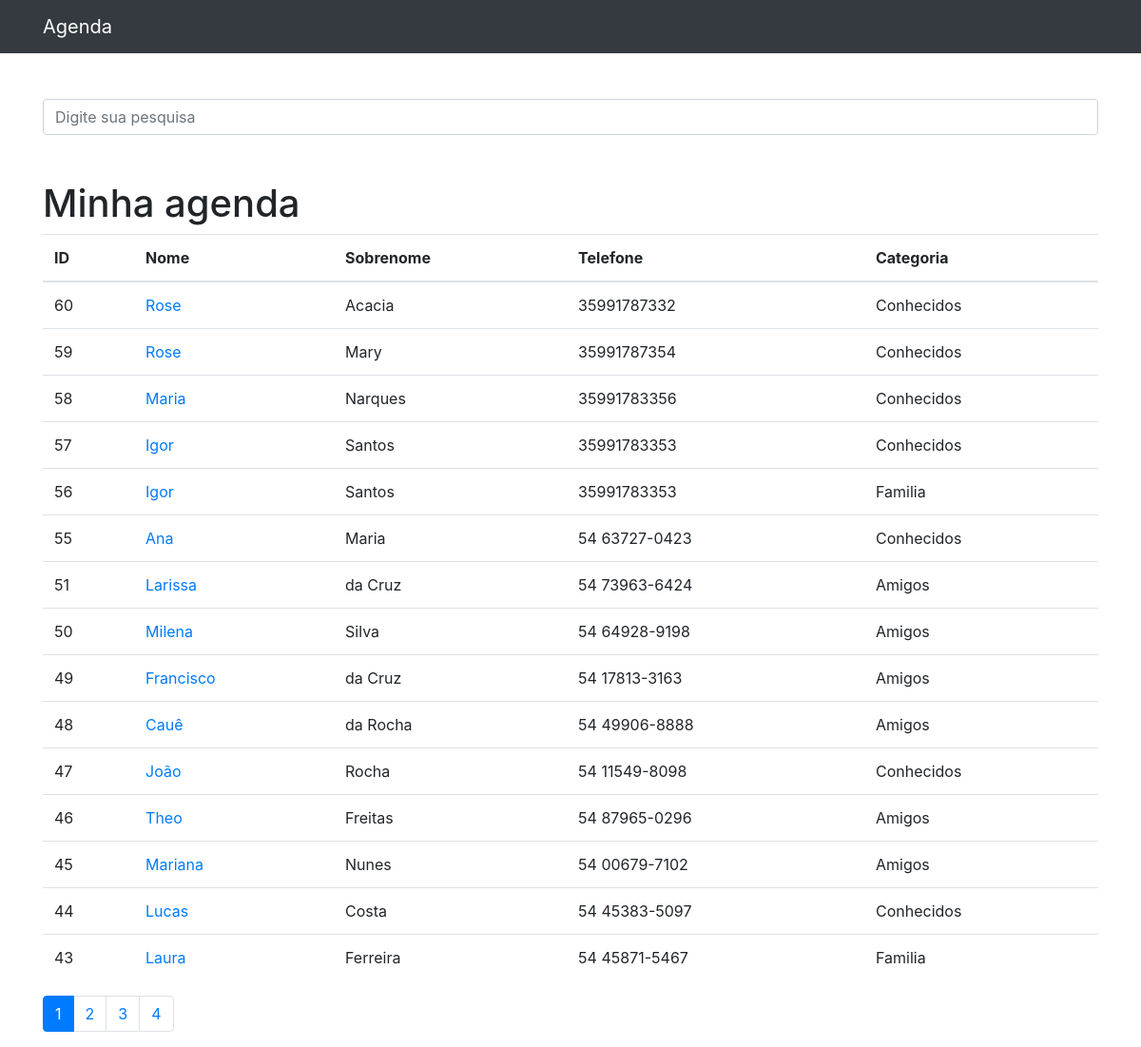
The page / on the database its author committed.
### contatos/models.py (models this page shows, shortened)
class Contato(models.Model):
    nome = models.CharField(max_length=255)
    sobrenome = models.CharField(max_length=255,blank=True)
    telefone  = models.CharField(max_length=255)
    email = models.CharField(max_length=255,blank=True)
    data_criacao = models.DateTimeField(default=timezone.now)
    descricao = models.TextField(blank=True)
    categoria = models.ForeignKey(Categoria,on_delete=models.DO_NOTHING)
    mostrar = models.BooleanField(default=True)
    foto=models.ImageField(blank=True,upload_to='fotos/%Y/%m/')

class Categoria(models.Model):
    nome = models.CharField(max_length=255)
    def __str__(self):
        return self.nome

### contatos/views.py (the view)
# urls.py: path('',views.index,name='index' ),
def index(request):
    contatos=Contato.objects.order_by('-id').filter(
        mostrar=True
    )
    paginator = Paginator(contatos,15)
    page = request.GET.get('p')
    contatos= paginator.get_page(page)
    return render(request,'contatos/index.html',{
        'contatos':contatos
    }
    )

### contatos/templates/contatos/index.html
{% extends 'base.html' %}
{%block conteudo%}
  <h1 class="mt-5">Minha agenda</h1>
    <table class="table">
      <thead>
        <tr>
          <th>ID</th>
          <th>Nome</th>
          <th>Sobrenome</th>
          <th>Telefone</th>
          <th>Categoria</th>
        </tr>
      </thead>
      <tbody>
        {% for contato in contatos %}
            <tr>
              <td>{{contato.id}}</td>
              <td>
                <a href="{% url 'ver_contato' contato.id %}"> {{contato.nome}}</a>
              </td>
              <td>{{contato.sobrenome}}</td>
              <td>{{contato.telefone}}</td>
              <td>{{contato.categoria}}</td>
            </tr>
        {%endfor%}
      </tbody>
    </table>
<nav aria-label="Page navigation example">
  <ul class="pagination">
    {%for pagina in contatos.paginator.page_range%}
      {%if contatos.number == pagina%}
        <li class="page-item active">
          <a class="page-link" href="?p={{pagina}}&termo={{request.GET.termo}}">{{pagina}}</a></li>
      {% else %}
        <li class="page-item">
          <a class="page-link" href="?p={{pagina}}&termo={{request.GET.termo}}">{{pagina}}</a></li>
      {%endif%}
    {%endfor%}
  </ul>
</nav>
{%endblock%}

### templates/base.html (shortened to what this page needs)
{% load static %}
<!DOCTYPE html>
<html lang="pt">
<head>
  {%include 'parciais/_head.html'%}
</head>
<body>
  {%include 'parciais/_nav.html'%}
  <div class="container">
    <div class="row">
      <div class="col-lg-12">
      {%if 'accounts' not in request.path%}
      <br><br>
      <form method="get"  action="{%url 'busca'%}">
        <div class="form-group row">
          <div class="col-12">
            <input class="form-control"
                   type="search" value="{{request.GET.termo}}"
                   id="search-input"
                   placeholder="Digite sua pesquisa"
                   name="termo">
          </div>
        </div>
      </form>
      {%endif%}
      {%block conteudo%} {%endblock%}
      </div>
    </div>
  </div>
</body>
</html>

### templates/parciais/_head.html (shortened to what this page needs)
{% load static %}
  <link href="{% static 'vendor/bootstrap/css/bootstrap.min.css'%}" rel="stylesheet">

### templates/parciais/_nav.html (shortened to what this page needs)
  <nav class="navbar navbar-expand-lg navbar-dark bg-dark static-top">
    <div class="container">
      <a class="navbar-brand" href="{%url 'index'%}">Agenda</a>
    </div>
  </nav>

### rows shown on the page
Contato: id "60", nome "Rose", sobrenome "Acacia", telefone "35991787332", categoria "Conhecidos"
Contato: id "59", nome "Rose", sobrenome "Mary", telefone "35991787354", categoria "Conhecidos"
Contato: id "58", nome "Maria", sobrenome "Narques", telefone "35991783356", categoria "Conhecidos"
Contato: id "57", nome "Igor", sobrenome "Santos", telefone "35991783353", categoria "Conhecidos"
Contato: id "56", nome "Igor", sobrenome "Santos", telefone "35991783353", categoria "Familia"
Contato: id "55", nome "Ana", sobrenome "Maria", telefone "54 63727-0423", categoria "Conhecidos"
Contato: id "51", nome "Larissa", sobrenome "da Cruz", telefone "54 73963-6424", categoria "Amigos"
Contato: id "50", nome "Milena", sobrenome "Silva", telefone "54 64928-9198", categoria "Amigos"
Contato: id "49", nome "Francisco", sobrenome "da Cruz", telefone "54 17813-3163", categoria "Amigos"
Contato: id "48", nome "Cauê", sobrenome "da Rocha", telefone "54 49906-8888", categoria "Amigos"
Contato: id "47", nome "João", sobrenome "Rocha", telefone "54 11549-8098", categoria "Conhecidos"
Contato: id "46", nome "Theo", sobrenome "Freitas", telefone "54 87965-0296", categoria "Amigos"
Contato: id "45", nome "Mariana", sobrenome "Nunes", telefone "54 00679-7102", categoria "Amigos"
Contato: id "44", nome "Lucas", sobrenome "Costa", telefone "54 45383-5097", categoria "Conhecidos"
Contato: id "43", nome "Laura", sobrenome "Ferreira", telefone "54 45871-5467", categoria "Familia"

### other values the page prints
{{ pagina }} "1"
{{ pagina }} "2" "3" "4"
